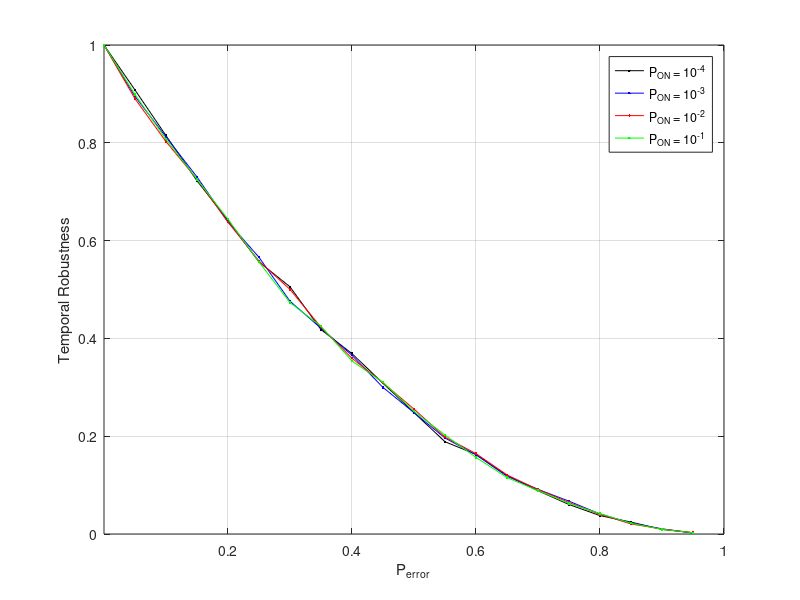

Reproduce this figure in MATLAB.
%  read labels and x-y data
load RPGM_20x5_10_4_trace_RandomErrors.dat;     %  read data into the my_xy matrix
Prob = RPGM_20x5_10_4_trace_RandomErrors(:,2);     %  copy first column of my_xy into x
Err1 = RPGM_20x5_10_4_trace_RandomErrors(:,3);     %  and second column into y

load RPGM_20x5_10_3_trace_RandomErrors.dat;     %  read data into the my_xy matrix
Err2 = RPGM_20x5_10_3_trace_RandomErrors(:,3);     %  and second column into y

load RPGM_20x5_10_2_trace_RandomErrors.dat;     %  read data into the my_xy matrix
Err3 = RPGM_20x5_10_2_trace_RandomErrors(:,3);     %  and second column into y

load RPGM_20x5_10_1_trace_RandomErrors.dat;     %  read data into the my_xy matrix
Err4 = RPGM_20x5_10_1_trace_RandomErrors(:,3);     %  and second column into y

plot(Prob,Err1,'k.-',Prob,Err2,'b.-',Prob,Err3,'r.-',Prob,Err4,'g.-');

xlabel('P_{error}');           % add axis labels and plot title
ylabel('Temporal Robustness');
axis([0.000075 1.000 0.0 1.000],[0.000075 1.000 0.0 1.000]);
%set(gca,'XGrid','on','YGrid','on');
%set(gca,'gridlinestyle','--')
grid on;
legend('P_{ON} = 10^{-4}','P_{ON} = 10^{-3}','P_{ON} = 10^{-2}','P_{ON} = 10^{-1}');

%title('Mean monthly precipitation at Portland International Airport');
%plot(Prob,EffSim,'bx-',Prob,EffTheor,'ro-');     %  plot precip vs. month with circles
